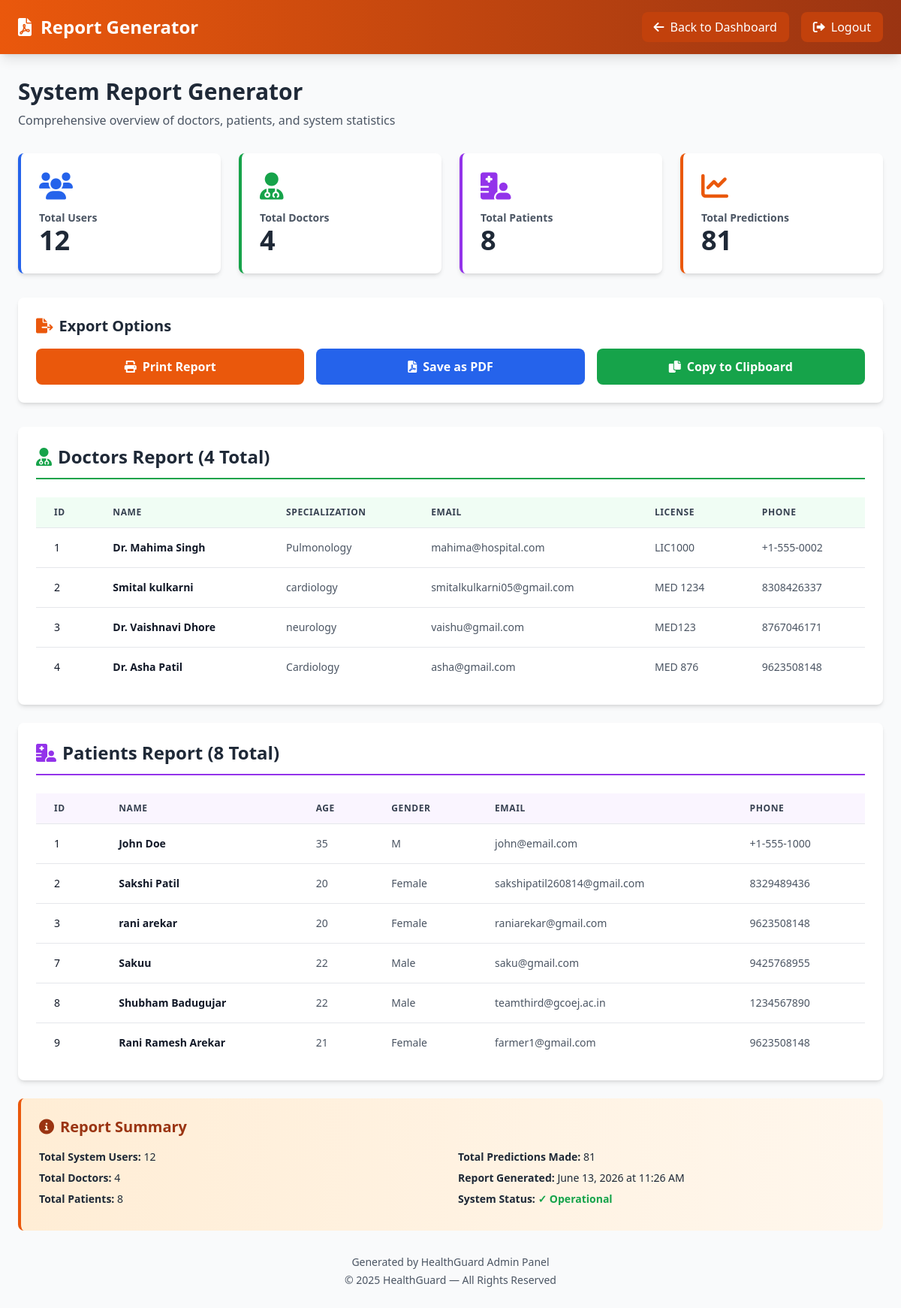
The page /dashboard/admin/report-generator (signed in) on the database its author committed.
### app/models.py (models this page shows, shortened)
class Doctor(db.Model):
    __tablename__ = 'doctors'
    id = db.Column(db.Integer, primary_key=True)
    user_id = db.Column(db.Integer, db.ForeignKey('users.id'), nullable=False, unique=True)
    full_name = db.Column(db.String(120), nullable=False)
    specialization = db.Column(db.String(100), nullable=False)
    phone = db.Column(db.String(20))
    license_number = db.Column(db.String(50), unique=True)
    created_at = db.Column(db.DateTime, nullable=False, default=datetime.utcnow)
    patients = db.relationship('DoctorPatient', backref='doctor', cascade='all, delete-orphan')
    predictions = db.relationship('Prediction', backref='doctor', lazy=True)

class User(db.Model):
    __tablename__ = 'users'
    id = db.Column(db.Integer, primary_key=True)
    username = db.Column(db.String(80), unique=True, nullable=False)
    email = db.Column(db.String(120), unique=True, nullable=False)
    password_hash = db.Column(db.String(255), nullable=False)
    role = db.Column(db.String(20), nullable=False, default='patient')
    created_at = db.Column(db.DateTime, nullable=False, default=datetime.utcnow)
    updated_at = db.Column(db.DateTime, nullable=False, default=datetime.utcnow, onupdate=datetime.utcnow)
    admin = db.relationship('Admin', uselist=False, backref='user', cascade='all, delete-orphan')
    doctor = db.relationship('Doctor', uselist=False, backref='user', cascade='all, delete-orphan')
    patient = db.relationship('Patient', uselist=False, backref='user', cascade='all, delete-orphan')
    asha_worker = db.relationship('AshaWorker', uselist=False, backref='user', cascade='all, delete-orphan')

class Patient(db.Model):
    __tablename__ = 'patients'
    id = db.Column(db.Integer, primary_key=True)
    user_id = db.Column(db.Integer, db.ForeignKey('users.id'), nullable=True, unique=True)  # Made nullable for Asha-managed patients
    full_name = db.Column(db.String(120), nullable=False)
    age = db.Column(db.Integer)
    gender = db.Column(db.String(10))
    phone = db.Column(db.String(20))
    address = db.Column(db.String(255))
    region = db.Column(db.String(100))  # Region for Asha Worker filtering
    medical_history = db.Column(db.Text)
    diagnosed_disease = db.Column(db.String(255))  # For Asha-managed patients
    asha_worker_id = db.Column(db.Integer, db.ForeignKey('asha_workers.id'), nullable=True)  # Link to Asha Worker
    created_at = db.Column(db.DateTime, nullable=False, default=datetime.utcnow)
    doctors = db.relationship('DoctorPatient', backref='patient', cascade='all, delete-orphan')
    predictions = db.relationship('Prediction', backref='patient', lazy=True)

### app/dashboard_routes.py (the view)
@dashboards.route('/admin/report-generator', methods=['GET'])
@login_required
@role_required('admin')
def admin_report_generator():
    admin = get_current_admin()
    total_doctors = Doctor.query.count()
    total_patients = Patient.query.count()
    total_users = User.query.count()
    total_predictions = Prediction.query.count()
    doctors = Doctor.query.join(User).all()
    patients = Patient.query.join(User).all()
    recent_predictions = Prediction.query.order_by(
        Prediction.created_at.desc()
    ).limit(10).all()
    return render_template('dashboards/admin_report_generator.html',
                         admin=admin,
                         total_doctors=total_doctors,
                         total_patients=total_patients,
                         total_users=total_users,
                         total_predictions=total_predictions,
                         doctors=doctors,
                         patients=patients,
                         recent_predictions=recent_predictions,
                         now=datetime.now())

### app/auth.py (called while the page is built)
def login_required(f):
    @wraps(f)
    def decorated_function(*args, **kwargs):
        if 'user_id' not in session:
            flash('Please log in first', 'warning')
            return redirect(url_for('routes.index'))
        return f(*args, **kwargs)
    return decorated_function

def role_required(*allowed_roles):
    def decorator(f):
        @wraps(f)
        def decorated_function(*args, **kwargs):
            if 'user_id' not in session:
                flash('Please log in first', 'warning')
                return redirect(url_for('login'))
            if session.get('user_role') not in allowed_roles:
                flash('You do not have permission to access this page', 'danger')
                return redirect(url_for('index'))
            return f(*args, **kwargs)
        return decorated_function
    return decorator

def get_current_user():
    user_id = session.get('user_id')
    if user_id:
        return User.query.get(user_id)
    return None

def get_current_admin():
    from app.models import Admin
    user = get_current_user()
    if user and user.admin:
        return user.admin
    return None

### app/templates/dashboards/admin_report_generator.html (shortened to what this page needs)
<!DOCTYPE html>
<html lang="en">
<head>
    <script src="https://cdn.tailwindcss.com"></script>
    <link rel="stylesheet" href="https://cdnjs.cloudflare.com/ajax/libs/font-awesome/6.0.0/css/all.min.css">
</head>
<body class="bg-gray-50">
    <nav class="bg-gradient-to-r from-orange-600 to-orange-800 text-white shadow-lg">
        <div class="max-w-7xl mx-auto px-6 py-4">
            <div class="flex justify-between items-center">
                <div class="flex items-center space-x-3">
                    <i class="fas fa-file-pdf text-2xl"></i>
                    <h1 class="text-2xl font-bold">Report Generator</h1>
                </div>
                <div class="flex items-center space-x-4">
                    <a href="{{ url_for('dashboards.admin_dashboard') }}" class="bg-orange-700 hover:bg-orange-900 px-4 py-2 rounded-lg transition">
                        <i class="fas fa-arrow-left mr-2"></i>Back to Dashboard
                    </a>
                    <form method="POST" action="{{ url_for('auth.logout') }}" style="display: inline;">
                        <button type="submit" class="bg-orange-700 hover:bg-orange-900 px-4 py-2 rounded-lg transition">
                            <i class="fas fa-sign-out-alt mr-2"></i>Logout
                        </button>
                    </form>
                </div>
            </div>
        </div>
    </nav>
    <div class="max-w-7xl mx-auto px-6 py-8">
        <div class="mb-8">
            <h2 class="text-3xl font-bold text-gray-800 mb-2">System Report Generator</h2>
            <p class="text-gray-600">Comprehensive overview of doctors, patients, and system statistics</p>
        </div>
        <div class="grid grid-cols-1 md:grid-cols-4 gap-6 mb-8">
            <div class="bg-white rounded-lg shadow-md p-6 border-l-4 border-blue-600">
                <i class="fas fa-users text-4xl text-blue-600 mb-3"></i>
                <h3 class="text-gray-600 text-sm font-semibold">Total Users</h3>
                <p class="text-4xl font-bold text-gray-800">{{ total_users }}</p>
            </div>
            <div class="bg-white rounded-lg shadow-md p-6 border-l-4 border-green-600">
                <i class="fas fa-user-md text-4xl text-green-600 mb-3"></i>
                <h3 class="text-gray-600 text-sm font-semibold">Total Doctors</h3>
                <p class="text-4xl font-bold text-gray-800">{{ total_doctors }}</p>
            </div>
            <div class="bg-white rounded-lg shadow-md p-6 border-l-4 border-purple-600">
                <i class="fas fa-hospital-user text-4xl text-purple-600 mb-3"></i>
                <h3 class="text-gray-600 text-sm font-semibold">Total Patients</h3>
                <p class="text-4xl font-bold text-gray-800">{{ total_patients }}</p>
            </div>
            <div class="bg-white rounded-lg shadow-md p-6 border-l-4 border-orange-600">
                <i class="fas fa-chart-line text-4xl text-orange-600 mb-3"></i>
                <h3 class="text-gray-600 text-sm font-semibold">Total Predictions</h3>
                <p class="text-4xl font-bold text-gray-800">{{ total_predictions }}</p>
            </div>
        </div>
        <div class="bg-white rounded-lg shadow-md p-6 mb-8">
            <h3 class="text-xl font-bold text-gray-800 mb-4">
                <i class="fas fa-file-export mr-2 text-orange-600"></i>Export Options
            </h3>
            <div class="grid grid-cols-1 md:grid-cols-3 gap-4">
                <button onclick="printReport()" class="bg-orange-600 hover:bg-orange-700 text-white font-semibold py-3 px-6 rounded-lg transition">
                    <i class="fas fa-print mr-2"></i>Print Report
                </button>
                <button onclick="window.print()" class="bg-blue-600 hover:bg-blue-700 text-white font-semibold py-3 px-6 rounded-lg transition">
                    <i class="fas fa-file-pdf mr-2"></i>Save as PDF
                </button>
                <button onclick="copyReport()" class="bg-green-600 hover:bg-green-700 text-white font-semibold py-3 px-6 rounded-lg transition">
                    <i class="fas fa-copy mr-2"></i>Copy to Clipboard
                </button>
            </div>
        </div>
        <div id="reportContent">
            <div class="bg-white rounded-lg shadow-md p-6 mb-6">
                <h3 class="text-2xl font-bold text-gray-800 mb-6 border-b-2 border-green-600 pb-3">
                    <i class="fas fa-user-md mr-2 text-green-600"></i>Doctors Report ({{ total_doctors }} Total)
                </h3>
                {% if doctors %}
                    <div class="overflow-x-auto">
                        <table class="min-w-full divide-y divide-gray-200">
                            <thead class="bg-green-50">
                                <tr>
                                    <th class="px-6 py-3 text-left text-xs font-bold text-gray-700 uppercase tracking-wider">ID</th>
                                    <th class="px-6 py-3 text-left text-xs font-bold text-gray-700 uppercase tracking-wider">Name</th>
                                    <th class="px-6 py-3 text-left text-xs font-bold text-gray-700 uppercase tracking-wider">Specialization</th>
                                    <th class="px-6 py-3 text-left text-xs font-bold text-gray-700 uppercase tracking-wider">Email</th>
                                    <th class="px-6 py-3 text-left text-xs font-bold text-gray-700 uppercase tracking-wider">License</th>
                                    <th class="px-6 py-3 text-left text-xs font-bold text-gray-700 uppercase tracking-wider">Phone</th>
                                </tr>
                            </thead>
                            <tbody class="bg-white divide-y divide-gray-200">
                                {% for doctor in doctors %}
                                    <tr class="hover:bg-gray-50">
                                        <td class="px-6 py-4 whitespace-nowrap text-sm text-gray-900">{{ doctor.id }}</td>
                                        <td class="px-6 py-4 whitespace-nowrap text-sm font-semibold text-gray-900">{{ doctor.full_name }}</td>
                                        <td class="px-6 py-4 whitespace-nowrap text-sm text-gray-600">{{ doctor.specialization }}</td>
                                        <td class="px-6 py-4 whitespace-nowrap text-sm text-gray-600">{{ doctor.user.email }}</td>
                                        <td class="px-6 py-4 whitespace-nowrap text-sm text-gray-600">{{ doctor.license_number or 'N/A' }}</td>
                                        <td class="px-6 py-4 whitespace-nowrap text-sm text-gray-600">{{ doctor.phone or 'N/A' }}</td>
                                    </tr>
                                {% endfor %}
                            </tbody>
                        </table>
                    </div>
                {% else %}
                    <div class="text-center py-12 text-gray-500">
                        <i class="fas fa-user-md text-6xl mb-4 opacity-30"></i>
                        <p>No doctors registered in the system</p>
                    </div>
                {% endif %}
            </div>
            <div class="bg-white rounded-lg shadow-md p-6 mb-6">
                <h3 class="text-2xl font-bold text-gray-800 mb-6 border-b-2 border-purple-600 pb-3">
                    <i class="fas fa-hospital-user mr-2 text-purple-600"></i>Patients Report ({{ total_patients }} Total)
                </h3>
                {% if patients %}
                    <div class="overflow-x-auto">
                        <table class="min-w-full divide-y divide-gray-200">
                            <thead class="bg-purple-50">
                                <tr>
                                    <th class="px-6 py-3 text-left text-xs font-bold text-gray-700 uppercase tracking-wider">ID</th>
                                    <th class="px-6 py-3 text-left text-xs font-bold text-gray-700 uppercase tracking-wider">Name</th>
                                    <th class="px-6 py-3 text-left text-xs font-bold text-gray-700 uppercase tracking-wider">Age</th>
                                    <th class="px-6 py-3 text-left text-xs font-bold text-gray-700 uppercase tracking-wider">Gender</th>
                                    <th class="px-6 py-3 text-left text-xs font-bold text-gray-700 uppercase tracking-wider">Email</th>
                                    <th class="px-6 py-3 text-left text-xs font-bold text-gray-700 uppercase tracking-wider">Phone</th>
                                </tr>
                            </thead>
                            <tbody class="bg-white divide-y divide-gray-200">
                                {% for patient in patients %}
                                    <tr class="hover:bg-gray-50">
                                        <td class="px-6 py-4 whitespace-nowrap text-sm text-gray-900">{{ patient.id }}</td>
                                        <td class="px-6 py-4 whitespace-nowrap text-sm font-semibold text-gray-900">{{ patient.full_name }}</td>
                                        <td class="px-6 py-4 whitespace-nowrap text-sm text-gray-600">{{ patient.age or 'N/A' }}</td>
                                        <td class="px-6 py-4 whitespace-nowrap text-sm text-gray-600">{{ patient.gender or 'N/A' }}</td>
                                        <td class="px-6 py-4 whitespace-nowrap text-sm text-gray-600">{{ patient.user.email }}</td>
                                        <td class="px-6 py-4 whitespace-nowrap text-sm text-gray-600">{{ patient.phone or 'N/A' }}</td>
                                    </tr>
                                {% endfor %}
                            </tbody>
                        </table>
                    </div>
                {% else %}
                    <div class="text-center py-12 text-gray-500">
                        <i class="fas fa-hospital-user text-6xl mb-4 opacity-30"></i>
                        <p>No patients registered in the system</p>
                    </div>
                {% endif %}
            </div>
            <div class="bg-gradient-to-r from-orange-100 to-orange-50 border-l-4 border-orange-600 rounded-lg p-6">
                <h4 class="text-xl font-bold text-orange-800 mb-4">
                    <i class="fas fa-info-circle mr-2"></i>Report Summary
                </h4>
                <div class="grid grid-cols-1 md:grid-cols-2 gap-4 text-sm text-gray-800">
                    <div>
                        <p class="mb-2"><strong>Total System Users:</strong> {{ total_users }}</p>
                        <p class="mb-2"><strong>Total Doctors:</strong> {{ total_doctors }}</p>
                        <p class="mb-2"><strong>Total Patients:</strong> {{ total_patients }}</p>
                    </div>
                    <div>
                        <p class="mb-2"><strong>Total Predictions Made:</strong> {{ total_predictions }}</p>
                        <p class="mb-2"><strong>Report Generated:</strong> {{ now.strftime('%B %d, %Y at %I:%M %p') }}</p>
                        <p class="mb-2"><strong>System Status:</strong> <span class="text-green-600 font-semibold">✓ Operational</span></p>
                    </div>
                </div>
            </div>
        </div>
        <div class="mt-8 text-center text-gray-600 text-sm">
            <p>Generated by HealthGuard Admin Panel</p>
            <p class="mt-1">© 2025 HealthGuard — All Rights Reserved</p>
        </div>
    </div>
</body>
</html>

### rows shown on the page
Doctor: id "1", full_name "Dr. Mahima Singh", specialization "Pulmonology", user.email "mahima@hospital.com", license_number "LIC1000", phone "+1-555-0002"
Doctor: id "2", full_name "Smital kulkarni", specialization "cardiology", user.email "smitalkulkarni05@gmail.com", license_number "MED 1234", phone "8308426337"
Doctor: id "3", full_name "Dr. Vaishnavi Dhore", specialization "neurology", user.email "vaishu@gmail.com", license_number "MED123", phone "8767046171"
Doctor: id "4", full_name "Dr. Asha Patil", specialization "Cardiology", user.email "asha@gmail.com", license_number "MED 876", phone "9623508148"
Patient: id "1", full_name "John Doe", age "35", gender "M", user.email "john@email.com", phone "+1-555-1000"
Patient: id "2", full_name "Sakshi Patil", age "20", gender "Female", user.email "sakshipatil260814@gmail.com", phone "8329489436"
Patient: id "3", full_name "rani arekar", age "20", gender "Female", user.email "raniarekar@gmail.com", phone "9623508148"
Patient: id "7", full_name "Sakuu", age "22", gender "Male", user.email "saku@gmail.com", phone "9425768955"
Patient: id "8", full_name "Shubham Badugujar", age "22", gender "Male", user.email "teamthird@gcoej.ac.in", phone "1234567890"
Patient: id "9", full_name "Rani Ramesh Arekar", age "21", gender "Female", user.email "farmer1@gmail.com", phone "9623508148"

### other values the page prints
{{ total_users }} "12"
{{ total_doctors }} "4"
{{ total_patients }} "8"
{{ total_predictions }} "81"
